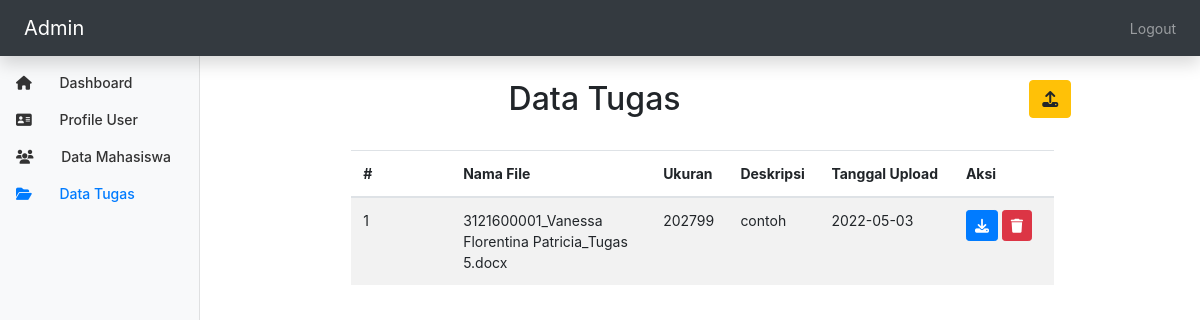
The page /data_tugas.php (signed in) on the database its author committed.
### tables this page shows
CREATE TABLE `data_tugas` (
  `id` int(11) NOT NULL,
  `nama` varchar(255) NOT NULL,
  `ukuran` varchar(100) NOT NULL,
  `deskripsi` varchar(255) DEFAULT NULL,
  `upload_at` date NOT NULL
);

### library/controller.php (called while the page is built, shortened)
<?php
    include 'opendb.php';
    function getDataTugas(){
        global $conn;
        $data = "SELECT * FROM data_tugas";
        $result = mysqli_query($conn, $data);
        $rows = [];
        while($row = mysqli_fetch_assoc($result)){
            $rows[] = $row;
        }
        return $rows;
    }
?>

### data_tugas.php (the view, shortened to what this page needs)
<?php
    require 'library/controller.php';
    if (!isset($_SESSION['user_is_logged_in'])) {
        header('Location: login.php');
        exit;
    } else {
        $data = getDataTugas();
        $i = 1;
    }
?>
<!DOCTYPE html>
<html lang="en">
<head>
    <link rel="stylesheet" href="https://cdn.jsdelivr.net/npm/bootstrap@4.6.1/dist/css/bootstrap.min.css">
    <link href="assets/style.css" rel="stylesheet">
</head>
<body>
    <nav class="navbar navbar-dark sticky-top bg-dark flex-md-nowrap p-2 shadow">
        <span class="navbar-brand col-md-3 col-lg-2 mr-0 px-3">Admin</span>
        <ul class="navbar-nav px-3">
            <li class="nav-item text-nowrap">
                <a class="nav-link" href="logout.php">Logout</a>
            </li>
        </ul>
    </nav>
    <div class="container-fuild">
        <div class="row">
            <nav id="sidebarMenu" class="col-md-3 col-lg-2 d-md-block bg-light sidebar collapse">
                <div class="sidebar-sticky pt-3">
                    <ul class="nav flex-column">
                        <li class="nav-item">
                            <a class="nav-link" href="index.php">
                                <i class="fa-solid fa-house mr-4"></i>
                                Dashboard
                            </a>
                        </li>
                        <li class="nav-item">
                            <a class="nav-link" href="profile.php">
                                <i class="fa-solid fa-address-card mr-4"></i>
                                Profile User
                            </a>
                        </li>
                        <li class="nav-item">
                            <a class="nav-link" href="data_mahasiswa.php">
                                <i class="fa-solid fa-users mr-4"></i>
                                Data Mahasiswa
                            </a>
                        </li>
                        <li class="nav-item">
                            <a class="nav-link active" href="data_tugas.php">
                                <i class="fa-solid fa-folder-open mr-4"></i>
                                Data Tugas <span class="sr-only">(current)</span>
                            </a>
                        </li>
                    </ul>
                </div>
            </nav>
            <main role="main" class="col-md-9 ml-sm-auto col-lg-10 px-md-4">
                <div class="row">
                    <div class="col d-flex justify-content-center flex-wrap flex-md-nowrap align-items-center pt-4 pb-2 mx-4">
                        <h2>Data Tugas</h2>
                    </div>
                    <div class="col col-lg-2 mt-4 mx-4">
                        <a href="upload_tugas.php" class="btn btn-warning"><i class="fa-solid fa-upload"></i></a>
                    </div>
                </div>
                <div class="container mt-3" style="width: 75%;">
                    <?php if($data != NULL) : ?>
                    <table class="table table-striped">
                        <thead>
                            <tr>
                                <th>#</th>
                                <th>Nama File</th>
                                <th>Ukuran</th>
                                <th>Deskripsi</th>
                                <th>Tanggal Upload</th>
                                <th>Aksi</th>
                            </tr>
                        </thead>
                        <tbody>
                            <?php foreach($data as $dt): ?>
                                <tr>
                                    <td style="width: 100px"><?= $i++?></td>
                                    <td style="width: 200px"><?= $dt['nama']; ?></td>
                                    <td><?= $dt['ukuran']; ?></td>
                                    <td>
                                        <?php
                                            if($dt['deskripsi'] == NULL) {
                                                echo "Tidak ada deskripsi";
                                            } else {
                                                echo $dt['deskripsi'];
                                            }
                                        ?>
                                    </td>
                                    <td><?= $dt['upload_at']; ?></td>
                                    <td style="width: 100px;">
                                        <a href="download.php?file=<?= $dt['nama']; ?>" class="btn btn-primary btn-sm"><i class="fa-solid fa-download"></i></a>
                                        <a href="delete_file.php?file=<?= $dt['nama']; ?>" class="btn btn-danger btn-sm"><i class="fa-solid fa-trash"></i></a>
                                    </td>
                                </tr>
                            <?php endforeach; ?>
                        </tbody>
                    </table>
                    <?php else : ?>
                        <div class="alert alert-info" role="alert">
                            <h4><center>Data kosong!</center></h4>
                        </div>
                    <?php endif; ?>
                </div>
            </main>
        </div>
    </div>
</body>
</html>

### assets/style.css (style rules this page uses)
body { font-size: .875rem; }
.sidebar { position: fixed; top: 0; bottom: 0; left: 0; z-index: 100; padding: 48px 0 0; box-shadow: inset -1px 0 0 rgba(0, 0, 0, .1); }
.sidebar-sticky { position: relative; top: 0; height: calc(100vh - 48px); padding-top: .5rem; overflow-x: hidden; overflow-y: auto; }
.sidebar .nav-link { font-weight: 500; color: #333; }
.sidebar .nav-link.active { color: #007bff; }

### rows shown on the page
data_tugas: nama "3121600001_Vanessa Florentina Patricia_Tugas 5.docx", ukuran "202799", deskripsi "contoh", upload_at "2022-05-03"
